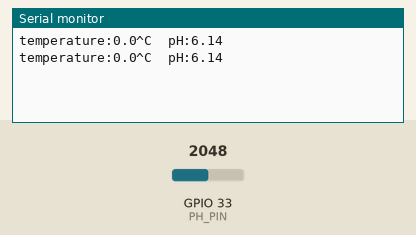
The sketch below on a simulated ESP32. On the bench: the last lines printed to the serial monitor. The inputs (shaded band) are chosen by the test bench; at power-on: GPIO 33 (PH_PIN) = 2048.

Above: at 2.8 s.
2.9 s: GPIO 33 (PH_PIN) set to 2866
At 3.8 s:
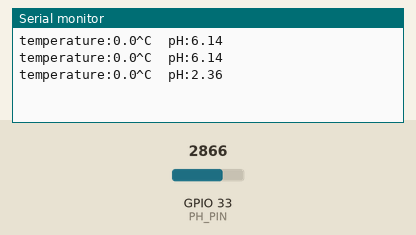
4.4 s: GPIO 33 (PH_PIN) set to 3603
At 5.8 s:
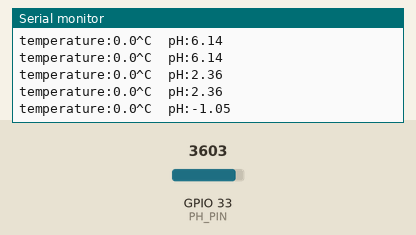
Timing chart, 0 to 7.4 s (numbered marks = the images above; inputs shaded):
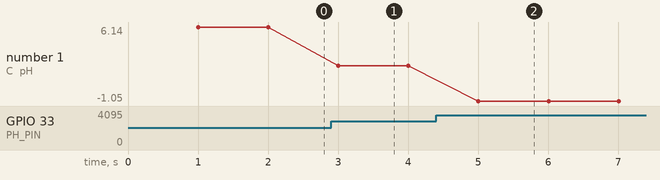

Measured:
- after the input at 2.9 s, the serial monitor: prints a new line after 0.10 s (image 1)
- after the input at 4.4 s, the serial monitor: prints a new line after 0.61 s (image 2)
- plotted number 1: 6.14 → 2.36 after the input at 2.9 s, 2.36 → -1.05 after the input at 4.4 s

The sketch:

esp32-phorig.ino
```cpp
// (licence header left out)
#include "DFRobot_PH.h"
#include <EEPROM.h>

#define PH_PIN 33
float voltage, phValue, temperature, acidVoltage = 2023, neutralVoltage = 1500;
DFRobot_PH ph;

void setup()
{
    Serial.begin(115200);
    ph.begin();
}

void loop()
{
    static unsigned long timepoint = millis();
    if(millis()-timepoint>1000U){                  //time interval: 1s
        timepoint = millis();


        //pH
        voltage = analogRead(PH_PIN) / 4095.0 * 3300;
        float slope = (7.0 - 4.0) / ((neutralVoltage - 1500) / 3.0 - (acidVoltage - 1500) / 3.0);
        float intercept = 7.0 - slope * (neutralVoltage - 1500) / 3.0;
        phValue = slope * (voltage - 1500) / 3.0 + intercept;


        Serial.print("temperature:");
        Serial.print(temperature,1);
        Serial.print("^C  pH:");
        Serial.println(phValue,2);
    }
    ph.calibration(voltage,temperature);           // calibration process by Serail CMD
}

float readTemperature()
{
  //add your code here to get the temperature from your temperature sensor
}
```
